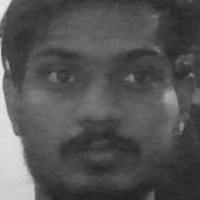
#> input picture faces/owner/face_13.jpg, 200 x 200 px, given in place of the camera
$ python setup_face.py
#> lines starting #> are read from the running program, lines starting #| are printed output that depends on the picture; after the words box and inside, x2 and y2 are one past the last pixel; in counts of white or black regions, pixels touching at a corner belong together
import cv2
import os
import numpy as np
import time

def setup_face_recognition():
    print("====================================================")
    print("      J.A.R.V.I.S. Owner Face Registration          ")
    print("====================================================")

    # Create directories
    os.makedirs("faces/owner", exist_ok=True)
    os.makedirs("model", exist_ok=True)

    # Load OpenCV Haar Cascade face detector
    face_cascade_path = cv2.data.haarcascades + 'haarcascade_frontalface_default.xml'
    face_cascade = cv2.CascadeClassifier(face_cascade_path)

    if face_cascade.empty():
        print("[ERROR] Could not load face detector. Please verify OpenCV installation.")
        return False

    # Initialize webcam
    print("\nInitializing webcam...")
    cap = cv2.VideoCapture(0)

    if not cap.isOpened():
        print("[ERROR] Could not open webcam. Make sure it is connected and not in use by another app.")
        return False

    print("\n--- INSTRUCTIONS ---")
    print("1. Look directly at the camera.")
    print("2. Slowly tilt and turn your head slightly during capture to get different angles.")
    print("3. Ensure you are in a well-lit room.")
    print("Press 'SPACE' to start capturing, or 'Q' to quit.")

    count = 0
    max_samples = 60
    started = False

    while True:
        ret, frame = cap.read()
#> frame is the input picture: shape (200, 200, 3); min 32, max 236, mean 83.7
        if not ret:
            print("[ERROR] Failed to grab frame.")
            break

        display_frame = frame.copy()
        gray = cv2.cvtColor(frame, cv2.COLOR_BGR2GRAY)
        faces = face_cascade.detectMultiScale(gray, scaleFactor=1.2, minNeighbors=5, minSize=(100, 100))
#> faces = [[14, 10, 172, 172]]

        for (x, y, w, h) in faces:
            cv2.rectangle(display_frame, (x, y), (x+w, y+h), (0, 255, 0), 2)

            if started and count < max_samples:
                # Save the cropped face image
                count += 1
                face_img = gray[y:y+h, x:x+w]
                face_img = cv2.resize(face_img, (200, 200))
                cv2.imwrite(f"faces/owner/face_{count}.jpg", face_img)

                # Visual cue on the rectangle
                cv2.putText(display_frame, f"Saving {count}/{max_samples}", (x, y-10),
                            cv2.FONT_HERSHEY_SIMPLEX, 0.6, (0, 255, 0), 2)

                # Small delay to capture different frames
                time.sleep(0.05)
#> this loop made 1 pass
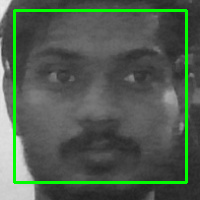
#> display_frame: shape (200, 200, 3); 5.15% of pixels changed, all inside (x1, y1, x2, y2) = (13, 9, 188, 184)
#> after the loop, count = 0

        # UI overlays
        if not started:
            cv2.putText(display_frame, "Press SPACE to Start Capture", (30, 40),
                        cv2.FONT_HERSHEY_SIMPLEX, 0.7, (0, 165, 255), 2)
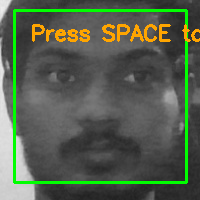
#> display_frame: shape (200, 200, 3); 2.92% of pixels changed, all inside (x1, y1, x2, y2) = (32, 24, 200, 42)
        elif count >= max_samples:
            cv2.putText(display_frame, "Capture Complete! Training starting...", (30, 40),
                        cv2.FONT_HERSHEY_SIMPLEX, 0.7, (0, 255, 0), 2)
        else:
            cv2.putText(display_frame, f"Capturing: {count}/{max_samples} frames", (30, 40),
                        cv2.FONT_HERSHEY_SIMPLEX, 0.7, (0, 255, 255), 2)

        cv2.imshow("JARVIS Face Registration", display_frame)

        key = cv2.waitKey(1) & 0xFF
#> (key q is pressed here)
        if key == ord(' ') and not started:
            started = True
            print("Capturing faces... Look at the camera and move your head slowly.")
        elif key == ord('q'):
            print("Registration cancelled.")
            cap.release()
            cv2.destroyAllWindows()
            return False

        if count >= max_samples:
            break

    cap.release()
    cv2.destroyAllWindows()

    print("\nProcessing captured faces...")
    # Train the face recognizer
    faces_data = []
    labels = []

    for filename in os.listdir("faces/owner"):
        if filename.endswith(".jpg"):
            img_path = os.path.join("faces/owner", filename)
            img = cv2.imread(img_path, cv2.IMREAD_GRAYSCALE)
            if img is not None:
                faces_data.append(img)
                labels.append(1)  # Label 1 is the Owner

    if len(faces_data) == 0:
        print("[ERROR] No face images found. Training failed.")
        return False

    print(f"Training J.A.R.V.I.S. on {len(faces_data)} samples...")
    try:
        recognizer = cv2.face.LBPHFaceRecognizer_create()
        recognizer.train(faces_data, np.array(labels))
        recognizer.write("model/trainer.yml")
        print("\n[SUCCESS] Model trained successfully! Saved to 'model/trainer.yml'.")
        print("Your face is now registered as the OWNER of this PC.")
        return True
    except AttributeError:
        print("[ERROR] OpenCV face module is missing. Please run: pip install opencv-contrib-python")
        return False
    except Exception as e:
        print(f"[ERROR] Failed to train recognizer: {e}")
        return False

if __name__ == "__main__":
    setup_face_recognition()
